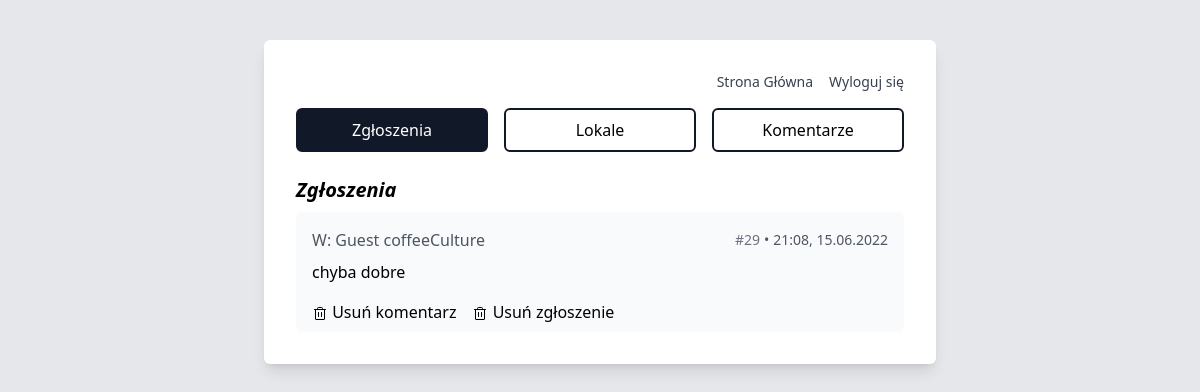
The page /admin/reports.php (signed in) on the database its author committed.
### tables this page shows
CREATE TABLE `reports` (
  `id` int(11) NOT NULL,
  `comment_id` int(11) NOT NULL,
  `guest_id` varchar(255) NOT NULL,
  `created_at` timestamp NOT NULL DEFAULT current_timestamp()
);

CREATE TABLE `restaurants` (
  `id` int(11) NOT NULL,
  `name` varchar(255) NOT NULL,
  `location` varchar(255) NOT NULL,
  `rating` double NOT NULL DEFAULT 0,
  `votes` int(11) NOT NULL DEFAULT 0,
  `logo_url` varchar(255) DEFAULT NULL,
  `is_approved` tinyint(1) NOT NULL DEFAULT 0,
  `keywords` text DEFAULT NULL,
  `created_at` timestamp NOT NULL DEFAULT current_timestamp()
);

CREATE TABLE `comments` (
  `id` int(11) NOT NULL,
  `restaurant_id` int(11) NOT NULL,
  `user_id` int(11) DEFAULT NULL,
  `guest_id` varchar(255) DEFAULT NULL,
  `message` text NOT NULL,
  `is_approved` tinyint(1) NOT NULL DEFAULT 0,
  `created_at` timestamp NOT NULL DEFAULT current_timestamp()
);

### admin/reports.php (the view, shortened to what this page needs)
<?php
  require '../database.php';
  $sql = "SELECT * FROM reports ORDER BY created_at DESC";
  $result = $mysqli->query($sql);
  $reports = $result->fetch_all(MYSQLI_ASSOC);
?>
<!DOCTYPE html>
<html lang="pl-pl">
<head>
    <script src="https://cdn.tailwindcss.com"></script>
</head>
<body class="h-full w-full bg-gray-200 dark:bg-gray-900 dark:text-white">
  <div class="flex items-start justify-center md:mt-10">
    <div class="mx-auto max-w-2xl w-full dark:bg-gray-800 bg-white rounded-md shadow-lg p-8">
      <div class="flex justify-end space-x-4 mb-4">
        <a href="../index.php" class="hover:underline text-gray-700 dark:text-gray-200 text-sm">Strona Główna</a>
        <a href="../logout.php" class="hover:underline text-gray-700 dark:text-gray-200 text-sm">Wyloguj się</a>
      </div>
      <div class="grid grid-cols-3 gap-4">
        <a href="reports.php" class="block border-2 border-gray-900 bg-gray-900 text-white rounded-md py-2 w-full text-center">Zgłoszenia</a>
        <a href="restaurants.php" class="block border-2 border-gray-900 rounded-md py-2 w-full text-center">Lokale</a>
        <a href="comments.php" class="block border-2 border-gray-900 rounded-md py-2 w-full text-center">Komentarze</a>
      </div>
      <div class="mt-6">
        <div class="text-xl italic font-bold mb-2">Zgłoszenia</div>
        <div>
          <?php
            if ($reports) {
              ?>
              <div class="space-y-2">
              <?php
                foreach ($reports as $report) {
                  $sql = "SELECT * FROM comments WHERE id=" . $mysqli->real_escape_string($report['comment_id']);
                  $result = $mysqli->query($sql);
                  $comment = $result->fetch_assoc();
                  if ($comment) {
                    $sql = "SELECT * FROM restaurants WHERE id=" . $mysqli->real_escape_string($comment['restaurant_id']);
                    $result = $mysqli->query($sql);
                    $restaurant = $result->fetch_assoc();
                    ?>
                    <div class="bg-gray-50 dark:bg-gray-900 rounded-md p-4">
                      <div class="text-sm text-gray-600 dark:text-gray-300 flex items-center justify-between">
                        <div class="text-base">W: <?php echo $restaurant['name']; ?></div>
                        <div class="flex flex-row items-center space-x-1">
                          <div class="text-gray-500 dark:text-gray-400">#<?php echo $comment['id']; ?></div>
                          <div>•</div>
                          <div><?php echo date('H:i, d.m.Y', strtotime($comment['created_at'])); ?></div>
                        </div>
                      </div>
                      <div class="mt-2"><?php echo nl2br($comment['message']); ?></div>
                      <div class="flex flex-row items-center mt-4 -mb-2 space-x-4">
                        <a href="delete_comment.php?id=<?php echo $comment['id']; ?>">
                          Usuń komentarz
                        </a>
                        <a href="delete_report.php?id=<?php echo $report['id']; ?>">
                          Usuń zgłoszenie
                        </a>
                      </div>
                    </div>
                    <?php
                  }
                }
              ?>
              </div>
              <?php
            }
          ?>
        </div>
      </div>
    </div>
  </div>
</body>
</html>

### rows shown on the page
reports: restaurants.name "Guest coffeeCulture", comment "29", comment.created_at "21:08, 15.06.2022", comment.message "chyba dobre"
